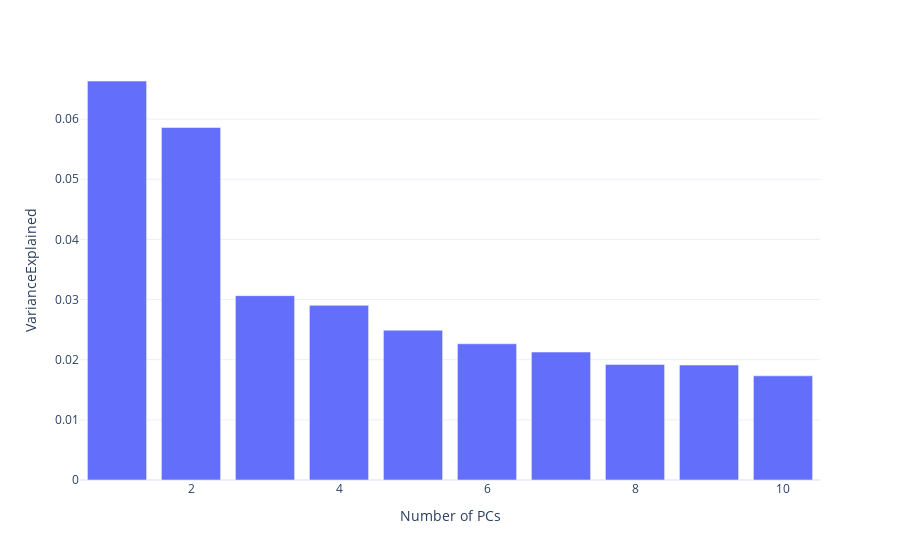

The notebook cell saved with this chart:
### Code cell
fig = px.bar(ScreeDataFrame, x='Number of PCs', y='VarianceExplained', template='plotly_white')
fig.show()

### Figure 1 — Plotly figure (JSON) as saved in the notebook; plotly's stock layout.template omitted (floating-point values rounded to 4 significant figures)
{"data": [{"alignmentgroup": "True", "hovertemplate": "Number of PCs=%{x}<br>VarianceExplained=%{y}<extra></extra>", "legendgroup": "", "marker": {"color": "#636efa", "pattern": {"shape": ""}}, "name": "", "offsetgroup": "", "orientation": "v", "showlegend": false, "textposition": "auto", "type": "bar", "x": [1, 2, 3, 4, 5, 6, 7, 8, 9, 10], "xaxis": "x", "y": [0.06634, 0.05862, 0.03065, 0.02904, 0.02491, 0.02265, 0.02127, 0.01922, 0.01911, 0.01732], "yaxis": "y"}], "layout": {"barmode": "relative", "legend": {"tracegroupgap": 0}, "margin": {"t": 60}, "xaxis": {"anchor": "y", "domain": [0, 1], "title": {"text": "Number of PCs"}}, "yaxis": {"anchor": "x", "domain": [0, 1], "title": {"text": "VarianceExplained"}}}}
